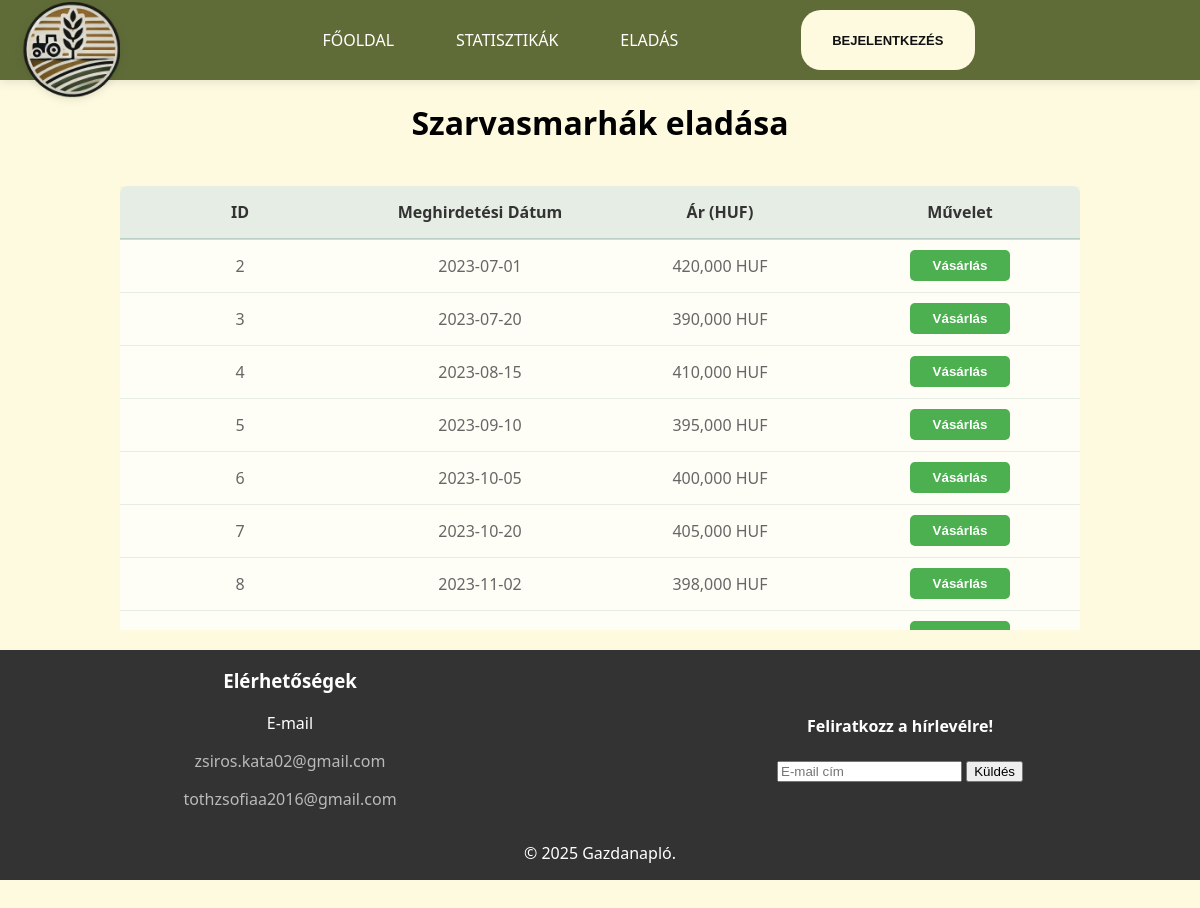
The page /main/sell.php on the database its author committed.
### tables this page shows
CREATE TABLE `sales` (
  `id` int(11) NOT NULL,
  `cows_id` int(11) DEFAULT NULL,
  `customer_id` int(11) DEFAULT NULL,
  `sales_date` date DEFAULT NULL,
  `price` decimal(10,2) DEFAULT NULL,
  `sale_status` tinyint(1) NOT NULL DEFAULT 0
);

### main/sell.php (the view, shortened to what this page needs)
<?php
require_once "../connect.php";
$sql = "SELECT id, sales_date, customer_id, price, cows_id, sale_status FROM sales WHERE sale_status = 'available'";
$result = $dbconn->query($sql);
?>
<!DOCTYPE html>
<html lang="hu">
<head>
    <link rel="stylesheet" href="../css/nav.css">
    <link rel="stylesheet" href="../css/footer.css">
    <link rel="stylesheet" href="../css/selling.css">
</head>
<body>
<?php include '../main/nav.php'; ?>
    <h1>Szarvasmarhák eladása</h1>
    <div class="table-wrapper">
    <table>
        <tr>
            <th>ID</th>
            <th>Meghirdetési Dátum</th>
            <th>Ár (HUF)</th>
            <th>Művelet</th>
        </tr>
        <?php if ($result->num_rows > 0) {
          while($row = $result->fetch_assoc()) {
            echo "<tr id='row-" . $row["id"] . "'>
                    <td>" . $row["id"] . "</td>
                    <td>" . $row["sales_date"] . "</td>
                    <td>" . number_format($row["price"]) . " HUF</td>
                    <td>
                        <button class='purchase-button' data-price='" . $row["price"] . "' data-sale-id='" . $row["id"] . "'>
                            Vásárlás
                        </button>
                    </td>
                  </tr>";
            }
        } else {
            echo "<tr><td colspan='4'>Nincs elérhető adat</td></tr>";
        } ?>
    </table>
</div>
<form method="POST" action="update_sale_status.php">
<button class="dismiss" id="close-confirmation">×</button>
        </form>
<footer>
    <?php include '../main/footer.php'; ?>
</footer>
</body>
</html>

### css/nav.css (style rules this page uses)
body { font-family: system-ui, -apple-system, BlinkMacSystemFont, 'Segoe UI', Roboto, Oxygen, Ubuntu, Cantarell, 'Open Sans', 'Helvetica Neue', sans-serif; background-color: #fefae0; padding-top: 80px; }

### css/footer.css (style rules this page uses)
html, body { height: 100%; margin: 0; display: flex; flex-direction: column; }
footer { width: 100%; background-color: #333; color: white; text-align: center; }

### css/selling.css (style rules this page uses)
h1 { text-align: center; }
table td:last-child { text-align: center; width: 100px; }
button { display: block; margin: 0 auto; }
.table-wrapper { max-width: 80%; margin: 20px auto; overflow-x: auto; }
td:last-child { text-align: center; padding: 0; width: 150px; }
table { table-layout: fixed; width: 100%; border-collapse: collapse; background: rgba(255, 255, 255, 0.7); margin-bottom: 50px; border-radius: 8px; overflow: hidden; box-shadow: 0 2px 10px rgba(0, 0, 0, 0.1); }
th { background-color: rgba(16, 86, 82, 0.1); color: #333; font-weight: bold; padding: 15px; text-align: left; border-bottom: 2px solid rgba(16, 86, 82, 0.2); text-align: center; vertical-align: middle; }
td { padding: 15px; border-bottom: 1px solid rgba(16, 86, 82, 0.1); color: #666; text-align: center; vertical-align: middle; }
.purchase-button { display: block; width: 100px; margin: 0 auto; padding: 8px 12px; background-color: #4CAF50; color: white; border: none; border-radius: 5px; font-weight: bold; cursor: pointer; text-align: center; }
.dismiss { position: absolute; right: 10px; top: 10px; display: flex; align-items: center; justify-content: center; padding: 0.5rem 1rem; background-color: #fff; color: black; border: 2px solid #D1D5DB; font-size: 1rem; font-weight: 300; width: 30px; height: 30px; border-radius: 7px; transition: .3s ease; }

### rows shown on the page
sales: id "2", sales_date "2023-07-01", price "420,000"
sales: id "3", sales_date "2023-07-20", price "390,000"
sales: id "4", sales_date "2023-08-15", price "410,000"
sales: id "5", sales_date "2023-09-10", price "395,000"
sales: id "6", sales_date "2023-10-05", price "400,000"
sales: id "7", sales_date "2023-10-20", price "405,000"
sales: id "8", sales_date "2023-11-02", price "398,000"
